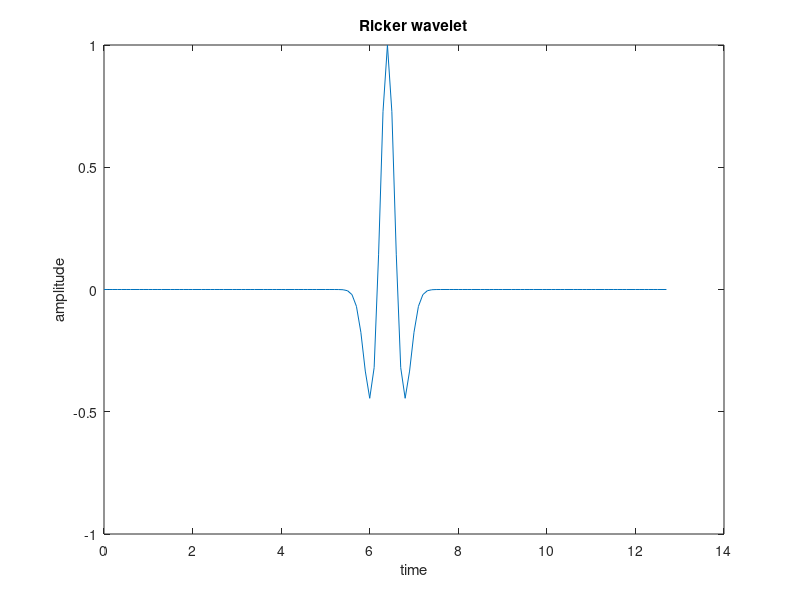
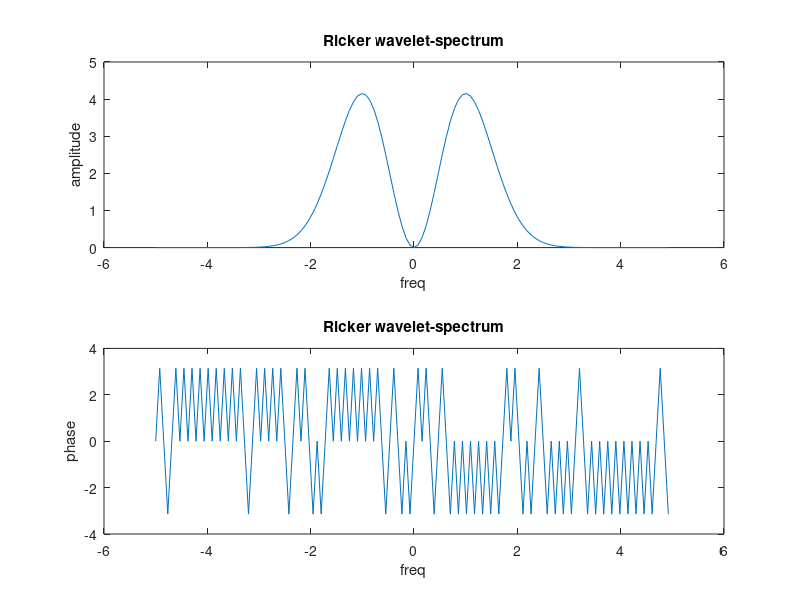
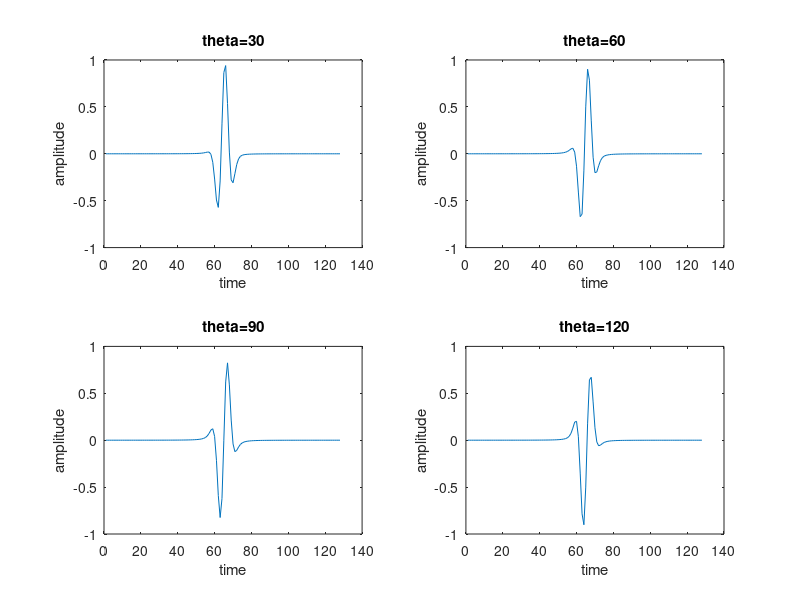
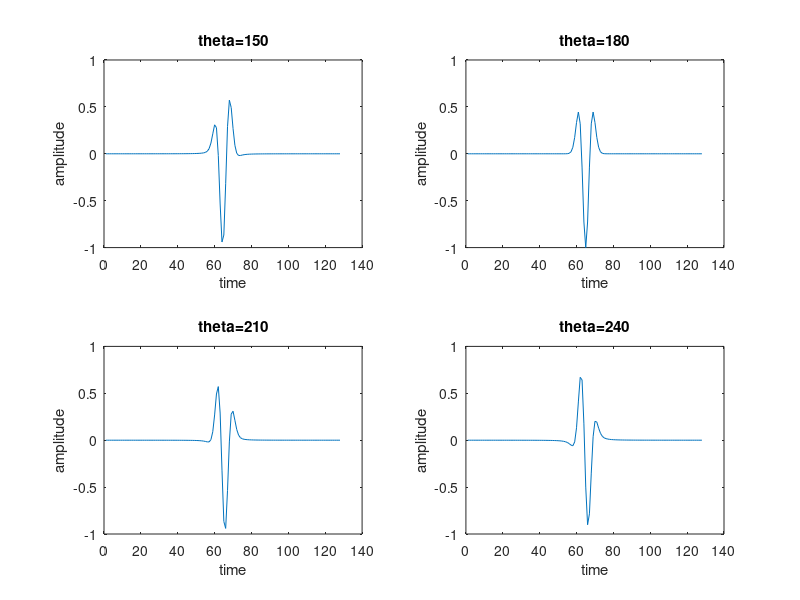

The MATLAB script that drew these images, in order:
% GEOP 527B
% Problem 6- Assignment 3.
% 11-11-97
% Daniel Trad

%	HILBERT(X) is the Hilbert transform of the real part
%	of vector X.  The real part of the result is the original
%	real data; the imaginary part is the actual Hilbert
%	transform.  
%	Author(s): C. Denham, 1-7-88
%		   L. Shure, 11-19-88, 5-22-90 - revised
%		   K. Creager, 3-19-92, modified to use power of 2 FFT
%		   T. Krauss, 11-4-92, revised
%	Reference(s):
%	  [1] Jon Claerbout, Introduction to Geophysical Data Analysis.

clear;
for i=1:20;close;end;
MM=128;
dt=0.1;
df=1/dt;
t=-(MM/2*dt):dt:(MM/2-1)*dt;
t=0:dt:(MM-1)*dt;
%t=0:dt:(MM-1)*dt;
t0=6.4;
freq=(-MM/2:(MM/2-1)).*(df/MM);
w=6.2832;
f=(1-(w^2)*((t-t0).^2)/2).*exp(-(w^2)*((t-t0).^2)/4);

R=1;
theta=30;

figure(1);
plot(t,f);title('Ricker wavelet'),
xlabel('time'),ylabel('amplitude');
figure(1);

F=fft(f);

figure(2);
subplot(211),plot(freq,fftshift(abs(F)));title('Ricker wavelet-spectrum'),
xlabel('freq'),ylabel('amplitude');
subplot(212),plot(freq,fftshift(angle(F)));title('Ricker wavelet-spectrum'), 
xlabel('freq'),ylabel('phase');
figure(2);

g=imag(hilbert(f));

for i=1:3;
figure;
 
theta1=theta*1+(i-1)*120;
theta2=theta*2+(i-1)*120;
theta3=theta*3+(i-1)*120;
theta4=theta*4+(i-1)*120;

omega1=theta1*pi/180;
omega2=theta2*pi/180;
omega3=theta3*pi/180;
omega4=theta4*pi/180;

rf1=R*(f.*cos(omega1)+g.*sin(omega1));
rf2=R*(f.*cos(omega2)+g.*sin(omega2));
rf3=R*(f.*cos(omega3)+g.*sin(omega3));
rf4=R*(f.*cos(omega4)+g.*sin(omega4));

text1=sprintf('theta=%d',theta1);
text2=sprintf('theta=%d',theta2);
text3=sprintf('theta=%d',theta3);
text4=sprintf('theta=%d',theta4);

subplot(221);plot(rf1);title(text1);xlabel('time');ylabel('amplitude');
subplot(222);plot(rf2);title(text2);xlabel('time');ylabel('amplitude');
subplot(223);plot(rf3);title(text3);xlabel('time');ylabel('amplitude');
subplot(224);plot(rf4);title(text4);xlabel('time');ylabel('amplitude');

end;

